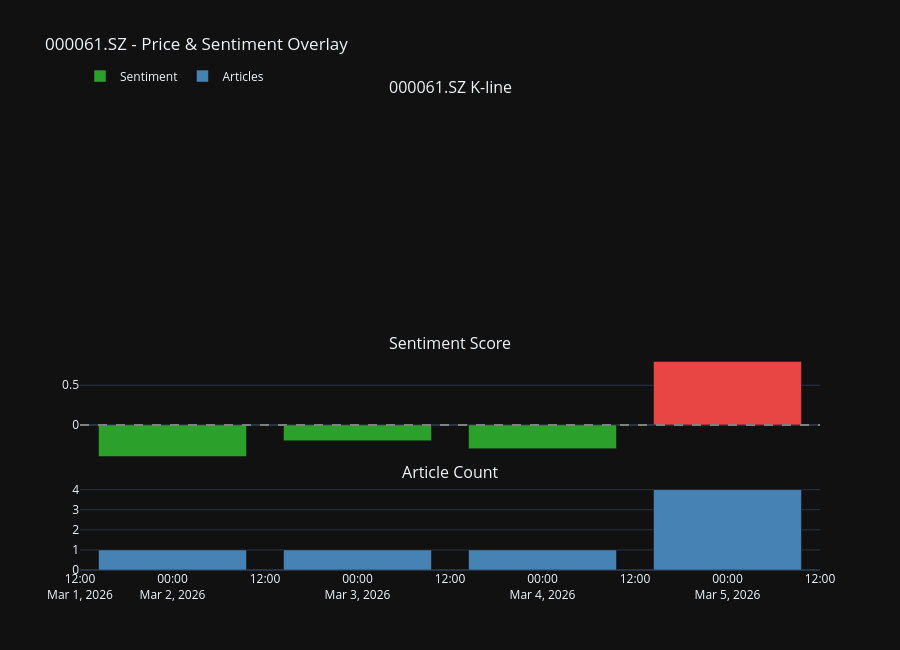

This figure's notebook cell:
### Code cell
if not kline_df.empty or not sym_gold.empty:
    fig = make_subplots(
        rows=3, cols=1,
        shared_xaxes=True,
        row_heights=[0.55, 0.25, 0.20],
        vertical_spacing=0.05,
        subplot_titles=[f'{SYMBOL} K-line', 'Sentiment Score', 'Article Count'],
    )

    # Row 1: Candlestick
    if not kline_df.empty:
        fig.add_trace(go.Candlestick(
            x=kline_df['date'],
            open=kline_df['open'],
            high=kline_df['high'],
            low=kline_df['low'],
            close=kline_df['close'],
            name='Price',
            increasing_line_color='#e84545',
            decreasing_line_color='#2ba02b',
        ), row=1, col=1)

    # Row 2: Sentiment score
    if not sym_gold.empty:
        fig.add_trace(go.Bar(
            x=sym_gold['date'],
            y=sym_gold['sentiment_score'],
            marker_color=sym_gold['sentiment_score'].apply(
                lambda v: '#e84545' if v > 0.1 else ('#2ba02b' if v < -0.1 else '#aaaaaa')
            ),
            name='Sentiment',
        ), row=2, col=1)
        fig.add_hline(y=0, line_dash='dash', line_color='gray', row=2, col=1)

        # Row 3: Article count
        fig.add_trace(go.Bar(
            x=sym_gold['date'],
            y=sym_gold['article_count'],
            marker_color='steelblue',
            name='Articles',
        ), row=3, col=1)

    fig.update_layout(
        title=f'{SYMBOL} - Price & Sentiment Overlay',
        height=650,
        xaxis_rangeslider_visible=False,
        legend=dict(orientation='h', yanchor='bottom', y=1.02),
    )
    fig.show()
else:
    print('No data available for overlay chart.')

### Figure 1 — Plotly figure (JSON) as saved in the notebook; plotly's stock layout.template omitted (floating-point values rounded to 4 significant figures)
{"data": [{"marker": {"color": ["#2ba02b", "#2ba02b", "#2ba02b", "#e84545"]}, "name": "Sentiment", "x": ["2026-03-02", "2026-03-03", "2026-03-04", "2026-03-05"], "y": [-0.4, -0.2, -0.3, 0.8], "type": "bar", "xaxis": "x2", "yaxis": "y2"}, {"marker": {"color": "steelblue"}, "name": "Articles", "x": ["2026-03-02", "2026-03-03", "2026-03-04", "2026-03-05"], "y": [1, 1, 1, 4], "type": "bar", "xaxis": "x3", "yaxis": "y3"}], "layout": {"xaxis": {"anchor": "y", "domain": [0.0, 1.0], "matches": "x3", "showticklabels": false, "rangeslider": {"visible": false}}, "yaxis": {"anchor": "x", "domain": [0.505, 1.0]}, "xaxis2": {"anchor": "y2", "domain": [0.0, 1.0], "matches": "x3", "showticklabels": false}, "yaxis2": {"anchor": "x2", "domain": [0.23, 0.455]}, "xaxis3": {"anchor": "y3", "domain": [0.0, 1.0]}, "yaxis3": {"anchor": "x3", "domain": [0.0, 0.18]}, "annotations": [{"font": {"size": 16}, "showarrow": false, "text": "000061.SZ K-line", "x": 0.5, "xanchor": "center", "xref": "paper", "y": 1.0, "yanchor": "bottom", "yref": "paper"}, {"font": {"size": 16}, "showarrow": false, "text": "Sentiment Score", "x": 0.5, "xanchor": "center", "xref": "paper", "y": 0.455, "yanchor": "bottom", "yref": "paper"}, {"font": {"size": 16}, "showarrow": false, "text": "Article Count", "x": 0.5, "xanchor": "center", "xref": "paper", "y": 0.18, "yanchor": "bottom", "yref": "paper"}], "shapes": [{"line": {"color": "gray", "dash": "dash"}, "type": "line", "x0": 0, "x1": 1, "xref": "x2 domain", "y0": 0, "y1": 0, "yref": "y2"}], "legend": {"orientation": "h", "yanchor": "bottom", "y": 1.02}, "title": {"text": "000061.SZ - Price & Sentiment Overlay"}, "height": 650}}
